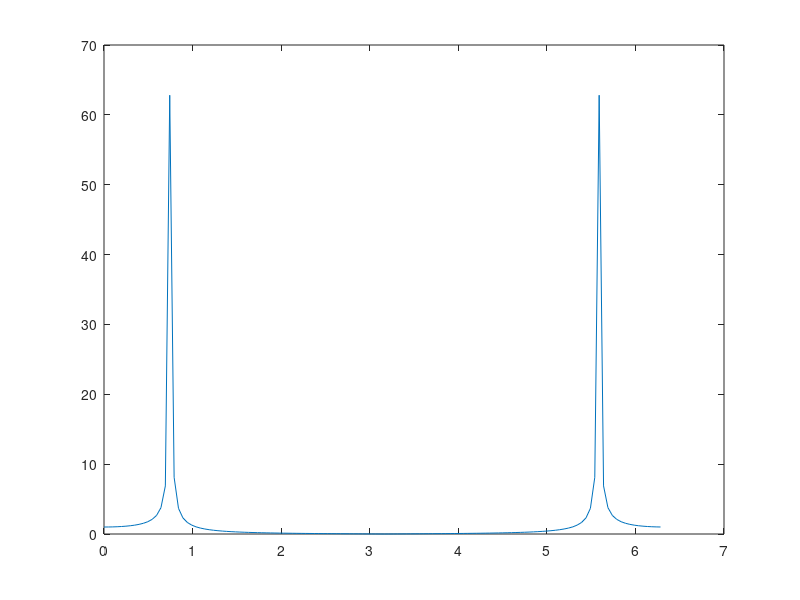

The MATLAB source for this figure:
% Regression test function (black blox) for FreeMat v svn
% This function is autogenerated by helpgen.
function bbtest_success = bbtest_fft
  bbtest_success = 1;
NumErrors = 0;
try
  t = linspace(0,2*pi,128);

catch
  NumErrors = NumErrors + 1;
end
try
  x = cos(15*t);

catch
  NumErrors = NumErrors + 1;
end
try
  y = fft(x);

catch
  NumErrors = NumErrors + 1;
end
try
  plot(t,abs(y));

catch
  NumErrors = NumErrors + 1;
end
try
  mprint('fft1');

catch
  NumErrors = NumErrors + 1;
end
if (NumErrors ~= 0) bbtest_success = 0; return; end
NumErrors = 0;
try
  A = [2,5;3,6]

catch
  NumErrors = NumErrors + 1;
end
try
  real(fft(A,[],1))

catch
  NumErrors = NumErrors + 1;
end
try
  real(fft(A,[],2))

catch
  NumErrors = NumErrors + 1;
end
if (NumErrors ~= 0) bbtest_success = 0; return; end
NumErrors = 0;
try
  delta(1:10) = 1;

catch
  NumErrors = NumErrors + 1;
end
try
  plot((0:255)/256*pi*2,real(fft(delta,256)),'r-');

catch
  NumErrors = NumErrors + 1;
end
try
  hold on

catch
  NumErrors = NumErrors + 1;
end
try
  plot((0:9)/10*pi*2,real(fft(delta)),'go');

catch
  NumErrors = NumErrors + 1;
end
try
  mprint('fft2');

catch
  NumErrors = NumErrors + 1;
end
if (NumErrors ~= 0) bbtest_success = 0; return; end
